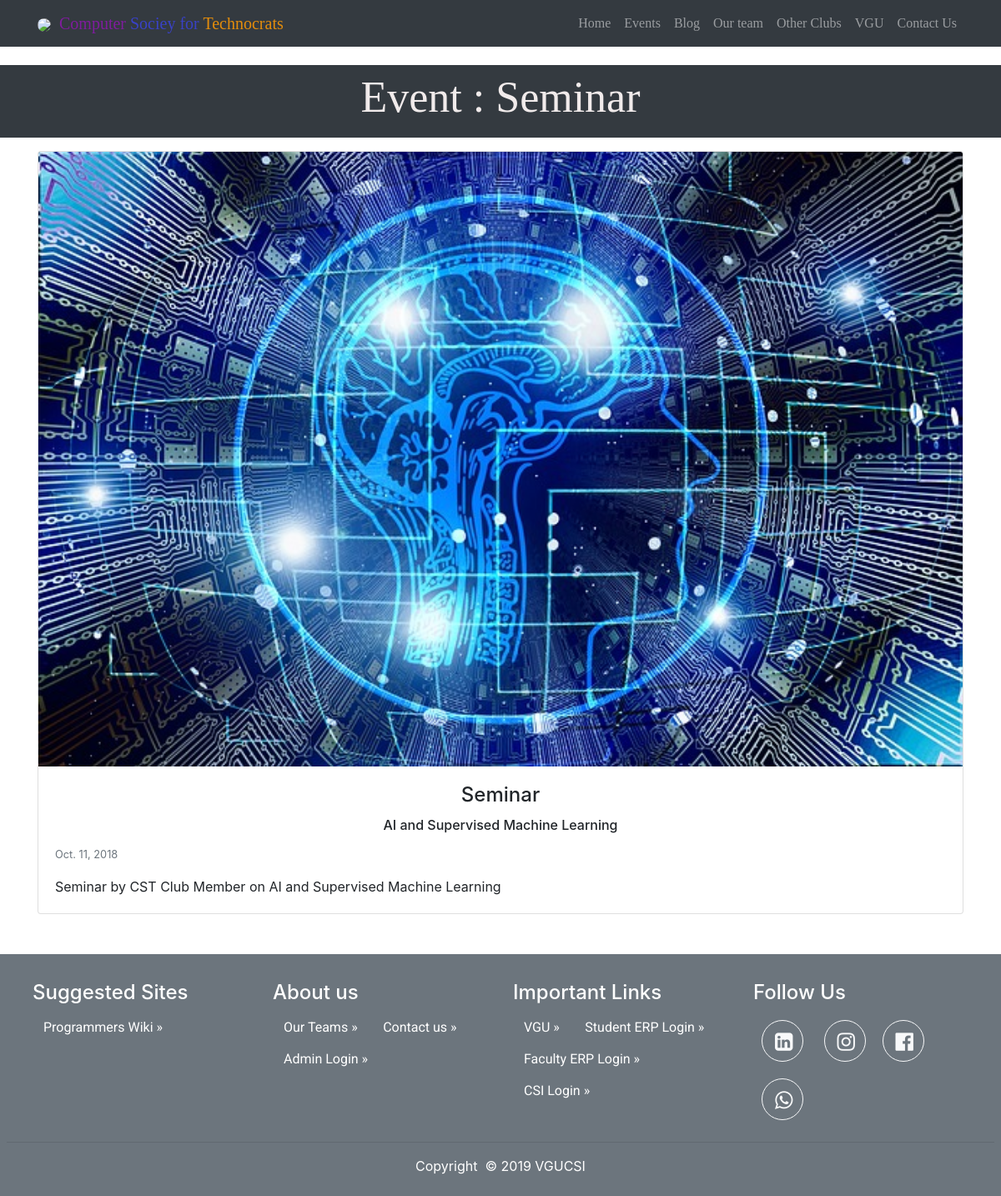
/eventspost/6, run on the app's committed database.
### csi/models.py (models this page shows, shortened)
class Event(models.Model):
    event_id = models.AutoField(primary_key=True)
    title = models.CharField(max_length=500)
    event_date = models.DateField()
    subtitle = models.CharField(max_length=500, default="")
    content = models.TextField()
    image = models.ImageField(upload_to='images/events', default="")

### csi/views.py (the view)
# urls.py: path("eventspost/<int:eid>", views.eventspost, name="eventHome"),
def eventspost(request, eid ):
    epost = Event.objects.filter(event_id = eid)
    return render(request, 'eventspost.html', {'epost':epost[0]})

### templates/eventspost.html (shortened to what this page needs)
{% extends 'basic.html' %}
{% load static %}
{% block body %}
<div class="block-heading pt-2 pb-2  bg-dark "  style="margin-top: 4.9rem; font-family: 'PT Serif Caption', serif; ">
        <h2 class=" rubberBand animated"style=" font-size: 52px; color:rgb(241, 235, 235); text-align: center;">Event : {{epost.title}}</h2>
    </div>
<div class="container">
    <div class="card-deck my-3">
      <div class=" card">
        <img src="/media/{{epost.image}}" class="card-img-top" alt="{{epost.title}}">
        <div class="card-body">
          <h4 class="card-title" style=" text-align: center;">{{epost.title}}</h4><h6 class="card-title" style=" text-align: center;">{{epost.subtitle}}</h6>
           <p class="card-text"><small class="text-muted">{{epost.event_date}}</small></p>
          <p class="card-text">{{epost.content}}</p>
        </div>
      </div>
    </div>
</div>
    {% endblock %}

### csi/static/assets/css/jamja_get_code_introduction.css (style rules this page uses)
*, *:before, *:after { -webkit-box-sizing: border-box; -moz-box-sizing: border-box; box-sizing: border-box; }

### csi/static/assets/css/smoothproducts.css (style rules this page uses)
html, body { height: 100%; width: 100%; }

### data on the page
Event: title "Seminar", image (picture), subtitle "AI and Supervised Machine Learning", event_date "Oct. 11, 2018", content "Seminar by CST Club Member on AI and Supervised Machine Learning"
